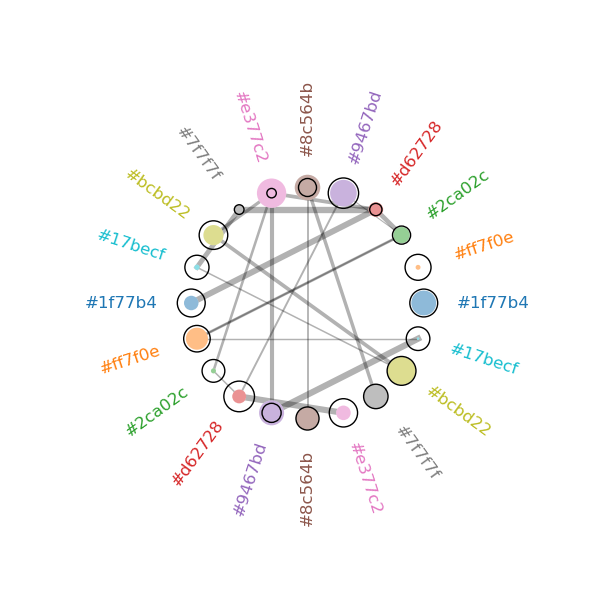

Python code for this plot:
import matplotlib.pyplot as plt
import numpy as np
import random
from typing import List


random.seed(42)

colors: List[str] = ['#1f77b4', '#ff7f0e', '#2ca02c', '#d62728', '#9467bd',
                     '#8c564b', '#e377c2', '#7f7f7f', '#bcbd22', '#17becf'] * 2
text: List[str] = ['#1f77b4', '#ff7f0e', '#2ca02c', '#d62728', '#9467bd',
                   '#8c564b', '#e377c2', '#7f7f7f', '#bcbd22', '#17becf'] * 2

# random number generation (example)
inner_circle_size = np.array([random.random() / 10 for _ in range(len(colors))])
outer_circle_size = np.array([random.random() / 10 for _ in range(len(colors))])

n = len(inner_circle_size)
angle = np.arange(0, np.pi * 2, np.pi * 2 / n)
radius = 1 * np.ones(angle.shape)

x_circle = radius * np.cos(angle)
y_circle = radius * np.sin(angle)
x_len = len(x_circle)

fig = plt.figure(figsize=(6, 6))
# scatter plot circle
s_mul = 5000
font_size = 12
for idx in range(x_len):
    # S_i
    plt.scatter(x_circle[idx], y_circle[idx],
                color="white", alpha=1, edgecolors="none",
                s=(inner_circle_size[idx] * s_mul), marker='o', zorder=1)

    plt.scatter(x_circle[idx], y_circle[idx],
                color=colors[idx], alpha=0.5, edgecolors='none',
                s=(inner_circle_size[idx] * s_mul), marker='o', zorder=2)

    # S_T
    plt.scatter(x_circle[idx], y_circle[idx],
                facecolors='none', edgecolors='black',
                s=(outer_circle_size[idx] * s_mul), marker='o', zorder=2)

    # variable name
    if x_circle[idx] > 0:
        rotation_angle = angle[idx] * 180/np.pi
    else:
        rotation_angle = angle[idx] * 180/np.pi + 180

    mul = 1.6
    x_test = mul * radius[idx] * np.cos(angle[idx])
    y_test = mul * radius[idx] * np.sin(angle[idx])
    plt.text(x_test, y_test, text[idx],
             color=colors[idx], size=font_size,
             rotation=rotation_angle, rotation_mode='anchor',
             horizontalalignment='center', verticalalignment='center')

# line S_ij
# example - random line
sample_list: List[int] = [i + 1 for i in range(len(colors))]
for idx in range(len(sample_list)):
    i, j = random.sample(sample_list, 2)
    plt.plot([x_circle[i], x_circle[j]], [y_circle[i], y_circle[j]],
              linewidth=(random.random() * 5), color='k', alpha=0.3, zorder=0)

# figure setting
plt.gca().spines['top'].set_visible(False)
plt.gca().spines['bottom'].set_visible(False)
plt.gca().spines['left'].set_visible(False)
plt.gca().spines['right'].set_visible(False)
plt.yticks(ticks=[])
plt.xticks(ticks=[])
plt.xlim(-2, 2)
plt.ylim(-2, 2)
plt.show()
